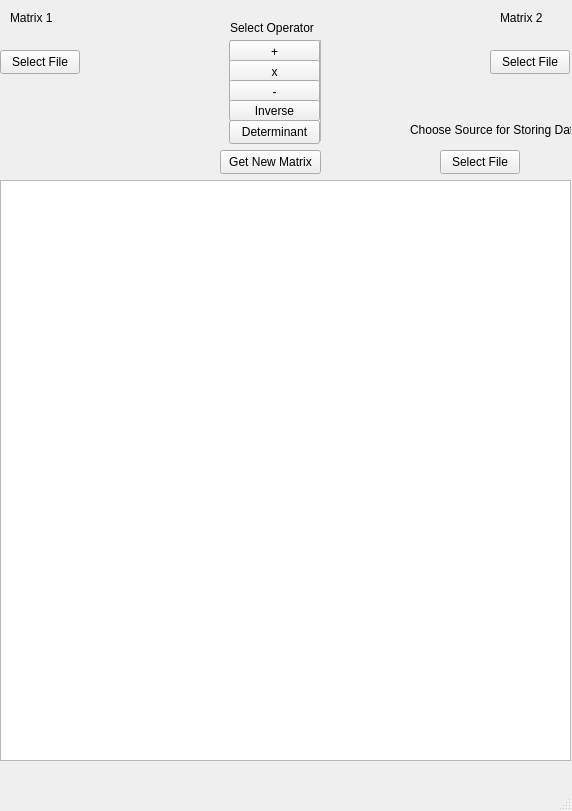
<?xml version="1.0" encoding="UTF-8"?>
<ui version="4.0">
 <class>MainWindow</class>
 <widget class="QMainWindow" name="MainWindow">
  <property name="geometry">
   <rect>
    <x>0</x>
    <y>0</y>
    <width>572</width>
    <height>811</height>
   </rect>
  </property>
  <property name="windowTitle">
   <string>MainWindow</string>
  </property>
  <widget class="QWidget" name="centralwidget">
   <widget class="QPushButton" name="pushButton">
    <property name="geometry">
     <rect>
      <x>0</x>
      <y>50</y>
      <width>80</width>
      <height>24</height>
     </rect>
    </property>
    <property name="text">
     <string>Select File</string>
    </property>
   </widget>
   <widget class="QPushButton" name="pushButton_2">
    <property name="geometry">
     <rect>
      <x>490</x>
      <y>50</y>
      <width>80</width>
      <height>24</height>
     </rect>
    </property>
    <property name="text">
     <string>Select File</string>
    </property>
   </widget>
   <widget class="QListView" name="listView">
    <property name="geometry">
     <rect>
      <x>230</x>
      <y>40</y>
      <width>91</width>
      <height>101</height>
     </rect>
    </property>
   </widget>
   <widget class="QPushButton" name="pushButton_3">
    <property name="geometry">
     <rect>
      <x>229</x>
      <y>40</y>
      <width>91</width>
      <height>24</height>
     </rect>
    </property>
    <property name="text">
     <string>+</string>
    </property>
   </widget>
   <widget class="QPushButton" name="pushButton_4">
    <property name="geometry">
     <rect>
      <x>229</x>
      <y>60</y>
      <width>91</width>
      <height>24</height>
     </rect>
    </property>
    <property name="text">
     <string>x</string>
    </property>
   </widget>
   <widget class="QPushButton" name="pushButton_7">
    <property name="geometry">
     <rect>
      <x>220</x>
      <y>150</y>
      <width>101</width>
      <height>24</height>
     </rect>
    </property>
    <property name="text">
     <string>Get New Matrix</string>
    </property>
   </widget>
   <widget class="QLabel" name="label">
    <property name="geometry">
     <rect>
      <x>230</x>
      <y>20</y>
      <width>141</width>
      <height>16</height>
     </rect>
    </property>
    <property name="text">
     <string>Select Operator</string>
    </property>
   </widget>
   <widget class="QLabel" name="label_2">
    <property name="geometry">
     <rect>
      <x>10</x>
      <y>10</y>
      <width>58</width>
      <height>16</height>
     </rect>
    </property>
    <property name="text">
     <string>Matrix 1</string>
    </property>
   </widget>
   <widget class="QLabel" name="label_3">
    <property name="geometry">
     <rect>
      <x>500</x>
      <y>10</y>
      <width>58</width>
      <height>16</height>
     </rect>
    </property>
    <property name="text">
     <string>Matrix 2</string>
    </property>
   </widget>
   <widget class="QTextEdit" name="textEdit">
    <property name="geometry">
     <rect>
      <x>0</x>
      <y>180</y>
      <width>571</width>
      <height>581</height>
     </rect>
    </property>
   </widget>
   <widget class="QPushButton" name="pushButton_5">
    <property name="geometry">
     <rect>
      <x>229</x>
      <y>80</y>
      <width>91</width>
      <height>24</height>
     </rect>
    </property>
    <property name="text">
     <string>-</string>
    </property>
   </widget>
   <widget class="QPushButton" name="pushButton_6">
    <property name="geometry">
     <rect>
      <x>229</x>
      <y>100</y>
      <width>91</width>
      <height>21</height>
     </rect>
    </property>
    <property name="text">
     <string>Inverse</string>
    </property>
   </widget>
   <widget class="QPushButton" name="pushButton_8">
    <property name="geometry">
     <rect>
      <x>229</x>
      <y>120</y>
      <width>91</width>
      <height>24</height>
     </rect>
    </property>
    <property name="text">
     <string>Determinant</string>
    </property>
   </widget>
   <widget class="QPushButton" name="pushButton_9">
    <property name="geometry">
     <rect>
      <x>440</x>
      <y>150</y>
      <width>80</width>
      <height>24</height>
     </rect>
    </property>
    <property name="text">
     <string>Select File</string>
    </property>
   </widget>
   <widget class="QLabel" name="label_4">
    <property name="geometry">
     <rect>
      <x>410</x>
      <y>120</y>
      <width>161</width>
      <height>20</height>
     </rect>
    </property>
    <property name="text">
     <string>Choose Source for Storing Data</string>
    </property>
   </widget>
  </widget>
  <widget class="QMenuBar" name="menubar">
   <property name="geometry">
    <rect>
     <x>0</x>
     <y>0</y>
     <width>572</width>
     <height>21</height>
    </rect>
   </property>
  </widget>
  <widget class="QStatusBar" name="statusbar"/>
 </widget>
 <resources/>
 <connections/>
</ui>
